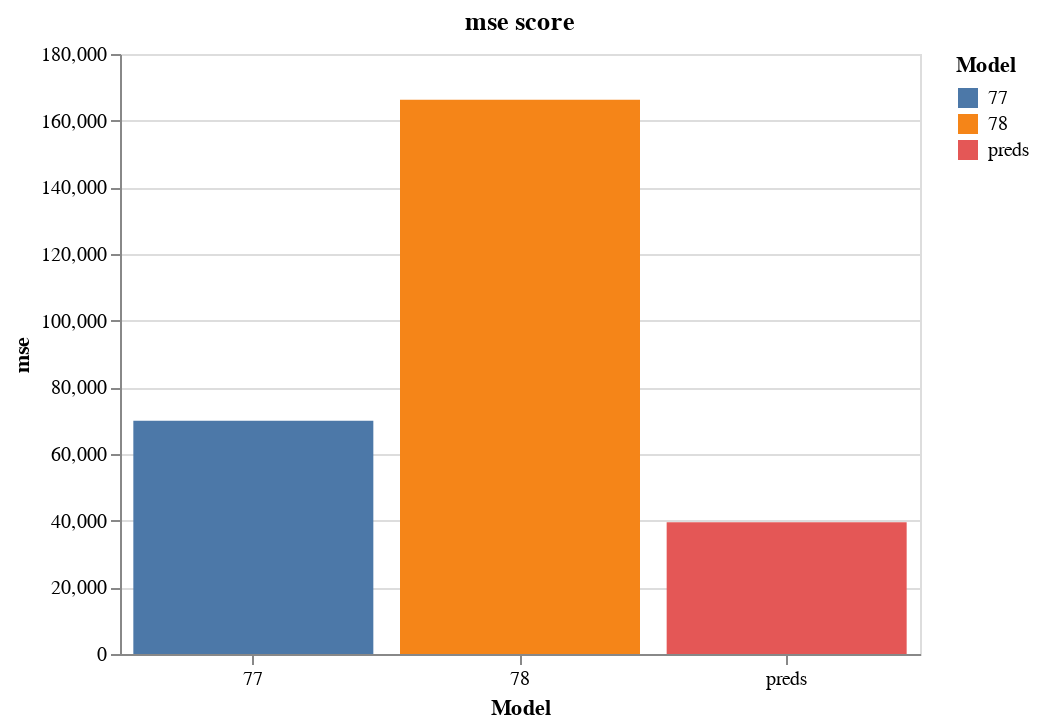

Source (notebook cell):
### Markdown cell above
To plot a bar chart:

### Code cell
score.plot_mse()

### Figure 1 — Vega-Lite specification as saved in the notebook (floating-point values rounded to 4 significant figures)
{"config": {"view": {"continuousWidth": 300, "continuousHeight": 300}}, "data": {"name": "data-ddeeef50e629819b6f6a1172c1810ae6"}, "mark": {"type": "bar"}, "encoding": {"color": {"field": "id", "legend": {"title": "Model"}, "type": "nominal"}, "x": {"axis": {"labelAngle": 360}, "field": "id", "title": "Model", "type": "nominal"}, "y": {"field": "mse", "title": "mse", "type": "quantitative"}}, "height": 300, "title": "mse score", "width": 400, "$schema": "https://vega.github.io/schema/vega-lite/v5.17.0.json", "datasets": {"data-ddeeef50e629819b6f6a1172c1810ae6": [{"id": "preds", "mae": 115.5, "mse": 39550.0, "crps": 123.2, "log_score": -11.88}, {"id": "77", "mae": 150.2, "mse": 69990.0, "crps": 157.7, "log_score": -7.153}, {"id": "78", "mae": 261.0, "mse": 166300.0, "crps": 194.4, "log_score": -7.186}]}}
